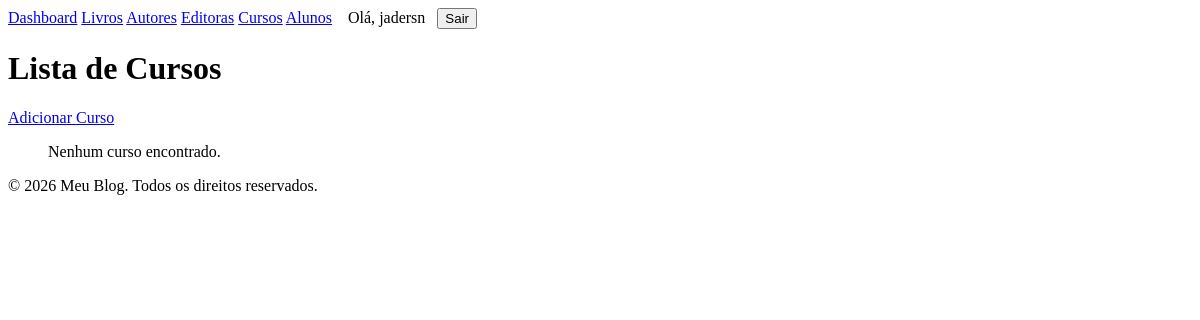
The page /edu/cursos/ (signed in) on the database as committed earlier.
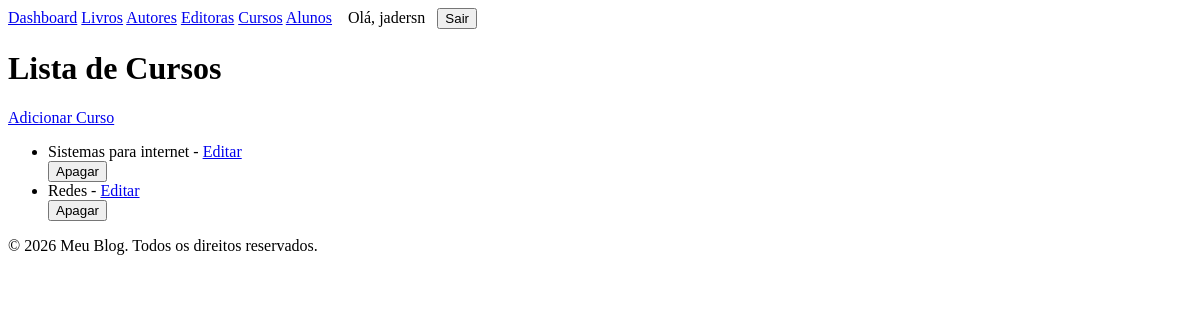
The same page on the database as committed later.
### core/models.py (models this page shows)
class User(AbstractUser):
    email = models.EmailField(unique=True)

### edu/models.py (models this page shows, shortened)
class Curso(models.Model):
    nome = models.CharField(max_length=50)

### edu/views.py (the view)
# urls.py: path("cursos/", views.list_curso, name="list_cursos"),
@permission_required('edu.view_curso')
def list_curso(request):
    cursos = Curso.objects.all()
    page = request.GET.get("page", 1)
    paginator = Paginator(cursos, 5)
    try:
        cursos = paginator.page(page)
    except PageNotAnInteger:
        cursos = paginator.page(1)
    except EmptyPage:
        cursos = paginator.page(page.num_pages)
    return render(request, './cursos.html', {'cursos': cursos})

### edu/templates/cursos.html (shortened to what this page needs)
<!DOCTYPE html>
<html lang="en">
<head>
</head>
<body>
    {% extends "blog/base.html" %}
    {% block content %}
        <h1>Lista de Cursos</h1>
            {% if perms.edu.add_curso %}
                <p>
                    <a href="{% url 'edu:create_curso' %}">Adicionar Curso</a>
                </p>
            {% endif %}
        <ul>
            {% for curso in cursos %}
                <li>{{ curso.nome }}
                    {% if perms.edu.change_curso %}
                       - <a href="{% url 'edu:update_curso' curso.id %}">Editar</a>
                    {% endif %}
                    {% if perms.edu.delete_curso %}
                        <form action="{% url 'edu:delete_curso' curso.id %}" method="post">
                                <button type="submit">Apagar</button>
                        </form>
                    {% endif %}
                </li>
            {% empty %}
                <p>Nenhum curso encontrado.</p>
            {% endfor %}
        </ul>
    {% endblock %}

### blog/templates/blog/base.html (shortened to what this page needs)
<!DOCTYPE html>
<html lang="en">
<head>
</head>
<body>
    <header>
        {% if request.user.is_authenticated %}
            <nav style="display: inline-block; margin-right: 12px;">
                <a href="{% url 'blog:home' %}">Dashboard</a>
                <a href="{% url 'edu:list_livros_paginator' %}">Livros</a>
                <a href="{% url 'edu:list_autores' %}">Autores</a>
                <a href="{% url 'edu:list_editoras' %}">Editoras</a>
                <a href="{% url 'edu:list_cursos' %}">Cursos</a>
                <a href="{% url 'edu:list_alunos' %}">Alunos</a>
            </nav>
            <span style="margin-right: 8px;">Olá, {{request.user.username}}</span>
            <form action="{% url 'core:logout' %}" method="post" style="display: inline;">
                <button type="submit">Sair</button>
            </form>
        {% else %}
            <nav style="display: inline-block; margin-right: 12px;">
                <a href="{% url 'core:login' %}">Entrar</a>
                <a href="{% url 'core:signup' %}">Registrar</a>
            </nav>
        {% endif %}
    </header>
    <main>
        {% block content%}
        {% endblock %}
    </main>
    <footer>
        {% block footer %}
        <p>&copy; 2026 Meu Blog. Todos os direitos reservados.</p>
        {% endblock %}
    </footer>
</body>
</html>

Rows that differ between the two databases and show on the page:
added Curso: nome "Sistemas para internet"
added Curso: nome "Redes"
Other text that changed with them:
text no longer shown: "Nenhum curso encontrado."
